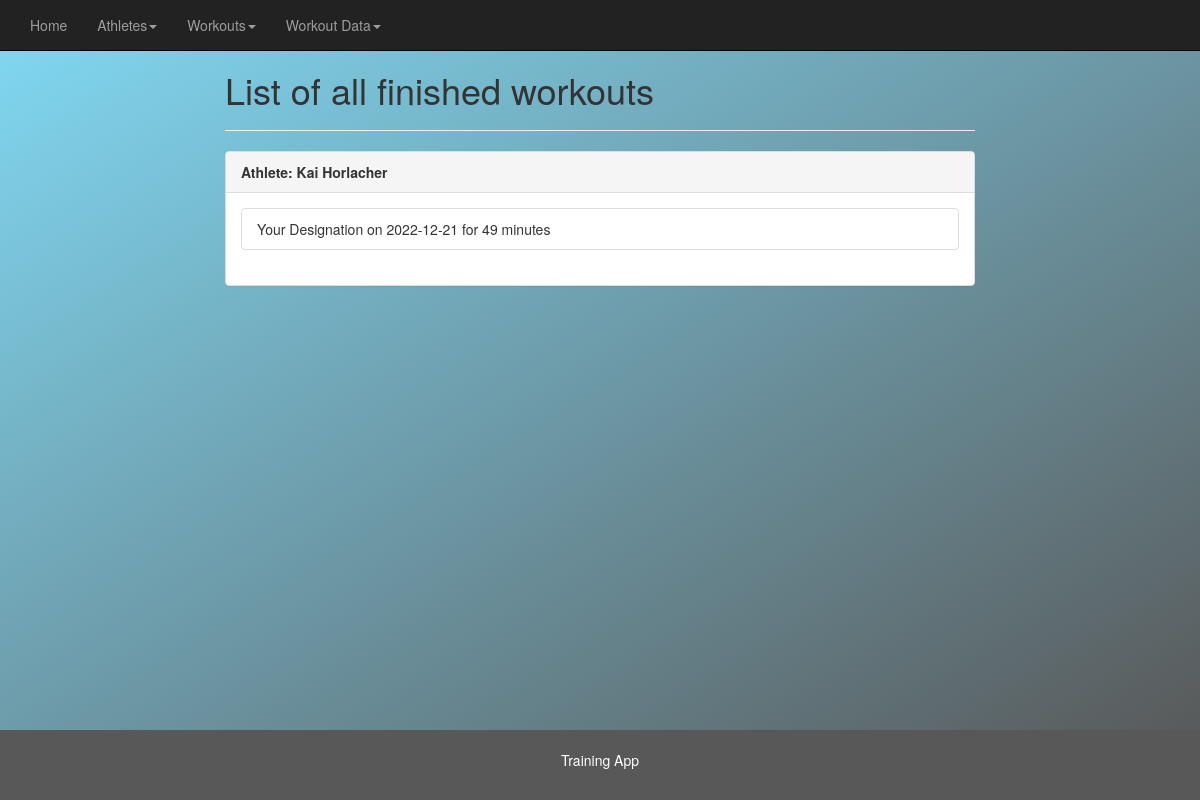
Before: /athletes_workout/1 with the older database file.
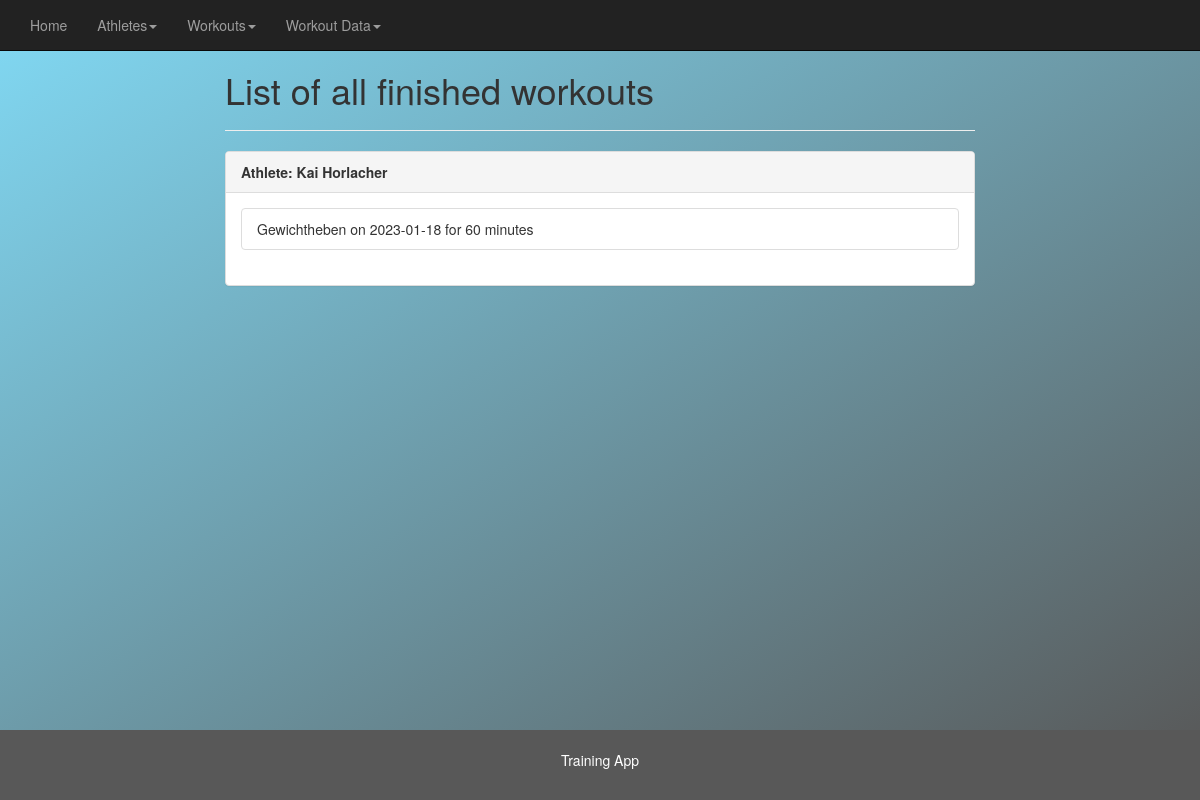
After: the same page with the newer database file.
### athletes/models.py (models this page shows, shortened)
class Workout_data(models.Model):
    workout = models.ForeignKey(Workout, on_delete=models.CASCADE)
    athlete = models.ForeignKey(Athletes, on_delete=models.CASCADE)
    start = models.TimeField(max_length=30)
    end = models.TimeField(max_length=30)
    date = models.DateField(max_length=30, default=timezone.now)
    def __str__(self):
        return self.workout.designation + " on " + str(self.date) + " for " + str(self.duration) + " minutes"
    @property
    def duration(self):
        end = self.end.hour*60 + self.end.minute
        start = self.start.hour*60 + self.start.minute
        duration = end - start
        return duration

class Workout(models.Model):
    designation = models.CharField(max_length=50)
    description = models.CharField(max_length=200)

### athletes/views.py (the view)
# urls.py: path('athletes_workout/<athlete_id>', views.athletes_workout, name='athletes_workout'),
def athletes_workout(request, athlete_id):
    athlete = Athletes.objects.get(pk=athlete_id)
    workouts = Workout_data.objects.filter(athlete_id=athlete_id)
    return render(request,'athletes_workout.html', {'athlete': athlete, 'workouts':workouts})

### athletes/models.py (called while the page is built)
    def __str__(self):
        return self.first_name + " " + self.last_name

### athletes/templates/athletes_workout.html
{% extends 'main.html' %}
{% block content %}
    <h1>List of all finished workouts</h1>
    <hr>
    <div class="panel panel-default">
        <div class="panel-heading"><strong>Athlete: {{ athlete }}</strong></div>
        <div class="panel-body">
            <ul class="list-group">
            {% for workout in workouts %}
                <li class="list-group-item">{{ workout }}</li>
            {% endfor %}
          </ul>
        </div>
      </div>
{% endblock %}

Changed rows visible on the page:
changed Workout_data: workout+date+end "Your Designation on 2022-12-21 for 49 minutes" → "Gewichtheben on 2023-01-18 for 60 minutes"
